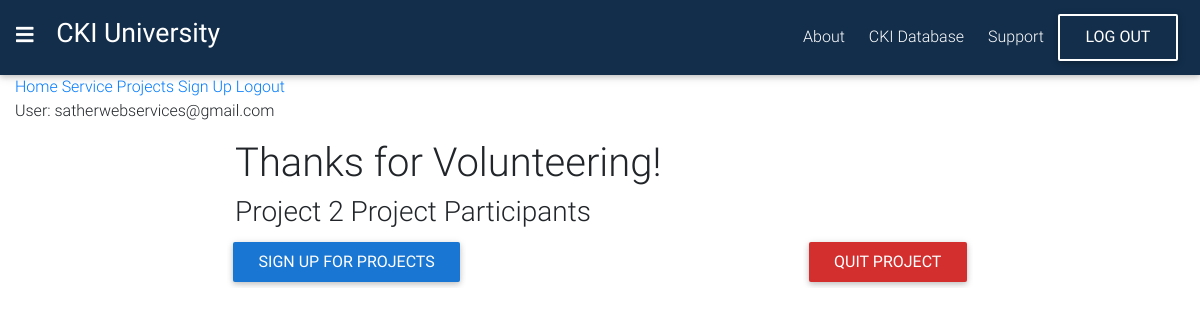
The app's page /catalog/69/ (signed in) with its own data.
### catalog/models.py (models this page shows, shortened)
class User(AbstractUser):
    username = None
    email = models.EmailField(_('email address'), unique=True)
    USERNAME_FIELD  = 'email'
    chapter = models.ForeignKey('Club_Chapter',on_delete=models.PROTECT)
    ranking = models.CharField(default='member', max_length=20)
    total_service_hours = models.DecimalField(default=0, max_digits=10, decimal_places=2)
    total_dollars_raised = models.DecimalField(default=0, max_digits=10, decimal_places=2)
    REQUIRED_FIELDS = []
    objects = UserManager()
    class Meta:
        ordering = ('email',)

class Service_Project(models.Model):
    project_ID = models.IntegerField(primary_key=True)
    club_chapter = models.ForeignKey('Club_Chapter',on_delete=models.PROTECT)
    project_title = models.CharField(max_length=15, help_text='Enter field documentation')
    project_location = models.CharField(max_length=15, help_text='Enter field documentation')
    project_leader = models.CharField(max_length=15, help_text='Enter field documentation')
    datetime_start = models.DateTimeField(help_text='Enter field documentation')
    datetime_end = models.DateTimeField(help_text='Enter field documentation')
    members_needed = models.IntegerField()
    wait_list = models.IntegerField()
    class Meta:
        ordering = ('project_title',)
        db_table = 'catalog_service_project'

### catalog/views.py (the view)
# urls.py: path('<int:pk>/', views.DetailView.as_view(), name='detail'),
class DetailView(ExtraContextMixin, generic.DetailView):
    model = Service_Project
    template_name = 'catalog/detail.html'
    def get_context_data(self, **kwargs):
        context = super(ExtraContextMixin, self).get_context_data(**kwargs)
        context['extra'] = ProjectRegistration.objects.all()
        return context

### catalog/templates/catalog/detail.html (shortened to what this page needs)
{% extends "base_generic.html" %}
{% load static %}
{% block content %}
<div class="container">
  <div class="row">
    <div class="col-md-2"></div>
    <div class="col-md-8">
      <h1>Thanks for Volunteering!</h1>
      <h3>{{service_project.project_title}} Project Participants</h3>
      <div class="row project-btns">
        <div class="col-md-6">
          <a href="{% url 'catalog:service_project' %}">
          <input class="btn btn-sm align-middle btn-blue font-b"
          type="submit" value="Sign up for projects"></input>
          </a>
        </div>
        <div class="col-md-6 text-right">
          <form method="post" novalidate action="{% url 'catalog:project_remove_worker' service_project.project_ID %}">
            <input class="btn btn-sm align-middle btn-red font-b"
            type="submit" value="Quit Project"></input>
          </form>
        </div>
      </div>
    </div>
    <div class="col-md-2"></div>
  </div>
</div>
{% endblock %}

### catalog/templates/base_generic.html (shortened to what this page needs)
{% load static %}
<!DOCTYPE html>
<html lang="en">
<head>
  <link rel="stylesheet" href="https://use.fontawesome.com/releases/v5.8.2/css/all.css">
  <link href="{% static 'css/bootstrap.min.css' %}" rel="stylesheet">
  <link href="{% static 'css/mdb.min.css' %}" rel="stylesheet">
  <link rel="stylesheet" href="{% static 'css/nav.css' %}">
  <link rel="stylesheet" href="{% static 'css/style.css' %}">
  <link href="{% static 'css/addons/datatables.min.css' %}" rel="stylesheet">
</head>
<body>
  {% block topnav %}
  <nav class="navbar navbar-dark colors">
    <h4 class="brand">
      <i class="fa fa-bars" onclick="show()"></i>
      <a style="color:inherit;" href="{% url 'catalog:index' %}">CKI University</a>
    </h4>
    <form class="form-inline">
      <ul class="nav text-center">
        <li class="nav-item">
          <a href="{% url 'catalog:index' %}">About</a>
        </li>
        <li class="nav-item">
          <a href="{% url 'catalog:clubs' %}" class="nav-link main">CKI Database</a>
        </li>
        <li class="nav-item">
          <a href="" class="nav-link main">Support</a>
        </li>
      </ul>
    {% if user.is_authenticated %}
      <button class="btn btn-md align-middle btn-outline-white font-b" type="button">
        <a href="{% url 'logout' %}?next={{request.path}}">log out</a>
      </button>
    {% else %}
      <button class="btn btn-md align-middle btn-outline-white font-b" type="button">
        <a href="{% url 'login' %}?next={{request.path}}">log in</a>
      </button>
    {% endif %}
    </form>
  </nav>
  {% endblock %}
  <div class="container-fluid">
    {% block tempnav %}
    <div class="tmp-nav">
      <a href="{% url 'catalog:index' %}">Home</a>
      <a href="{% url 'catalog:service_project' %}">Service Projects</a>
      <a href="{% url 'catalog:signup' %}">Sign Up</a>
      {% if user.is_authenticated %}
        <a href="{% url 'logout' %}?next={{request.path}}">Logout</a>
        <p>User: {{ user.get_username }}</p>
        {% else %}
        <a href="{% url 'login' %}?next={{request.path}}">Login</a>
      {% endif %}
    </div>
    {% endblock %}
    {% block content %}{% endblock %}
  </div>
</body>
</html>

### catalog/static/css/nav.css (style rules this page uses)
.fa-navicon:before, .fa-reorder:before, .fa-bars:before { content: "\f0c9"; padding-right: 1rem; font-size: 15pt; }

### catalog/static/css/style.css (style rules this page uses)
h4.brand { font-family: 'Kaushan Script', cursive; color: #fff; font-size: 20pt!important; cursor: pointer; text-decoration: none; }
.colors { background: #132e4b; color: #fff; }
button.btn a { color: #fff; text-decoration: none; }
.nav-item { color:#fff!important; }
.nav-item a { text-decoration: none; display: block; padding: .5rem .5rem .5rem 1rem; color: #fff; }
.font-b { font-size: 12pt!important; }
.project-btns { margin-top: 0.5rem; }
.project-btns .col-md-6 { padding-left: 7px; padding-right: 7px; }

### records on screen
User: get_username "satherwebservices@gmail.com"
Service_Project: project_title "Project 2"
